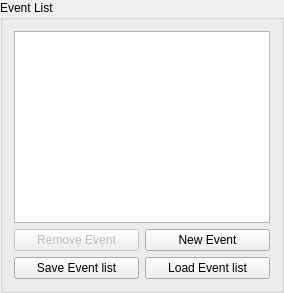
         <widget class="QGroupBox" name="groupBox_8">
          <property name="styleSheet">
           <string notr="true"/>
          </property>
          <property name="title">
           <string>Event List</string>
          </property>
          <layout class="QGridLayout" name="gridLayout_4">
           <item row="1" column="0" colspan="2">
            <widget class="QPushButton" name="btnRmEvent">
             <property name="enabled">
              <bool>false</bool>
             </property>
             <property name="text">
              <string>Remove Event</string>
             </property>
            </widget>
           </item>
           <item row="0" column="0" colspan="4">
            <widget class="QTableWidget" name="tableWidget"/>
           </item>
           <item row="1" column="2" colspan="2">
            <widget class="QPushButton" name="btnNewEvent">
             <property name="text">
              <string>New Event</string>
             </property>
            </widget>
           </item>
           <item row="2" column="2" colspan="2">
            <widget class="QPushButton" name="btnLoadEventList">
             <property name="text">
              <string>Load Event list</string>
             </property>
            </widget>
           </item>
           <item row="2" column="0" colspan="2">
            <widget class="QPushButton" name="btnSaveEventList">
             <property name="text">
              <string>Save Event list</string>
             </property>
            </widget>
           </item>
          </layout>
         </widget>
